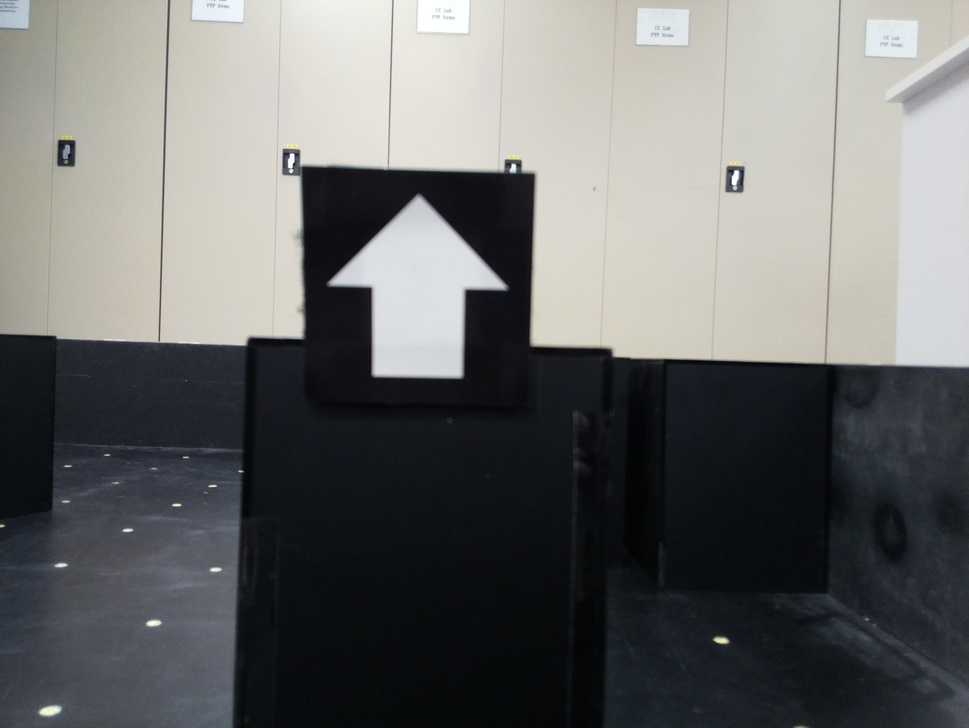
#> input picture opencv/testbed/20cm.jpg, 969 x 728 px, shrunk from 3280 x 2464 before the run
$ python cascade.py
#> lines starting #> are read from the running program, lines starting #| are printed output that depends on the picture; after the words box and inside, x2 and y2 are one past the last pixel; in counts of white or black regions, pixels touching at a corner belong together
import numpy
import cv2 as cv
from matplotlib import pyplot as plt
from timeit import default_timer as timer


def main():

	arrow_cascade = cv.CascadeClassifier('cascade.xml')
	img = cv.imread('testbed/20cm.jpg')
#> img is the input picture: shape (728, 969, 3); mean B, G, R 108.2, 108.9, 108.2
	#gray = cv.cvtColor(img, cv.COLOR_BGR2GRAY)

	arrows = arrow_cascade.detectMultiScale(img, 1.1, 5)
#> arrows = [[853, 0, 81, 81], [329, 207, 193, 193], [176, 230, 180, 180], [499, 273, 134, 134], [811, 383, 108, 108], [23, 526, 93, 93], [804, 584, 102, 102], [114, 582, 98, 98], [678, 596, 106, 106], [582, 628, 84, 84], [53, 421, 298, 298]]
	#arrows = arrow_cascade.detectMultiScale(gray, 1.3, 5)

	for (x,y,w,h) in arrows:
		cv.rectangle(img,(x,y),(x+w,y+h),(255,0,0),2)
		roi_color = img[y:y+h, x:x+w]
#> this loop made 11 passes
#> pass 1, in main, `roi_color = img[y:y+h, x:x+w]`:
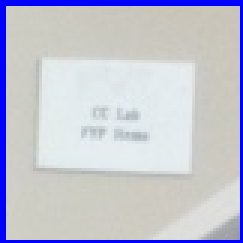
#> roi_color: shape (81, 81, 3) (shown 3 times larger); mean B, G, R 210.6, 196.2, 194.8
#> pass 2, in main, `roi_color = img[y:y+h, x:x+w]`:
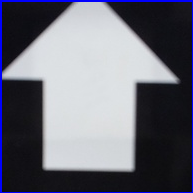
#> roi_color: shape (193, 193, 3); mean B, G, R 118.7, 106.8, 105.7
#> pass 3, in main, `roi_color = img[y:y+h, x:x+w]`:
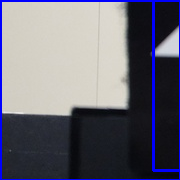
#> roi_color: shape (180, 180, 3); mean B, G, R 116.1, 104.3, 105.3
#> after the loop:
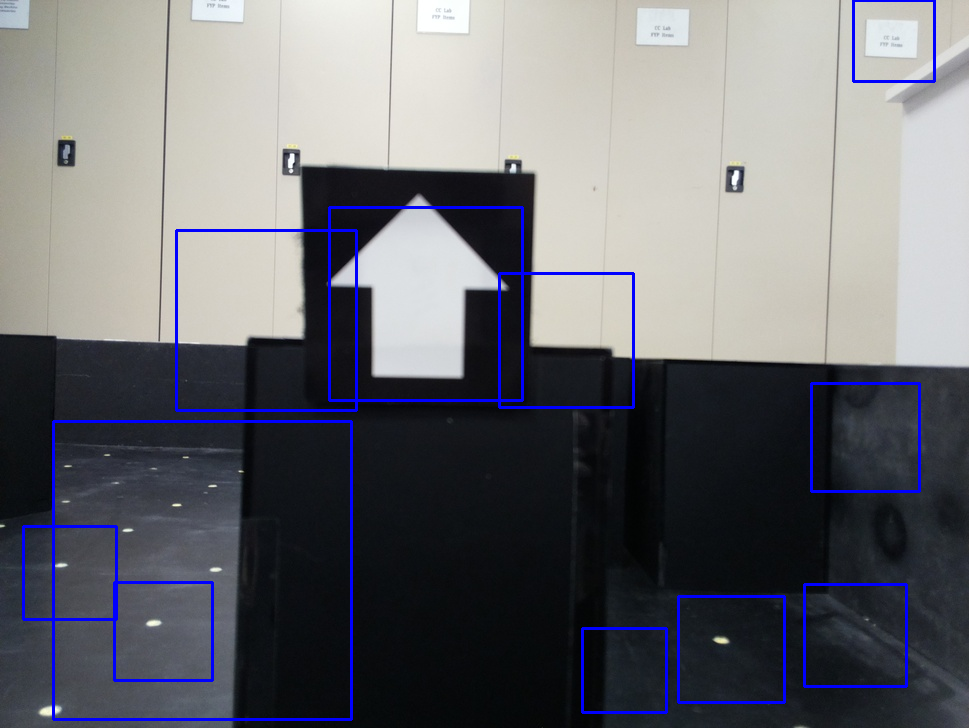
#> img: shape (728, 969, 3); 2.48% of pixels changed, all inside (x1, y1, x2, y2) = (22, 0, 936, 721)

	plt.imshow(img,'gray')
	plt.show()
	#cv.imshow('img',img)
	#cv.waitKey(0)
	#cv.destroyAllWindows()

#required
if __name__ == '__main__':
	print("Starting")
	main()
	print("Exiting...")

$ run again, with opencv/testbed/10cm.jpg copied over opencv/testbed/20cm.jpg
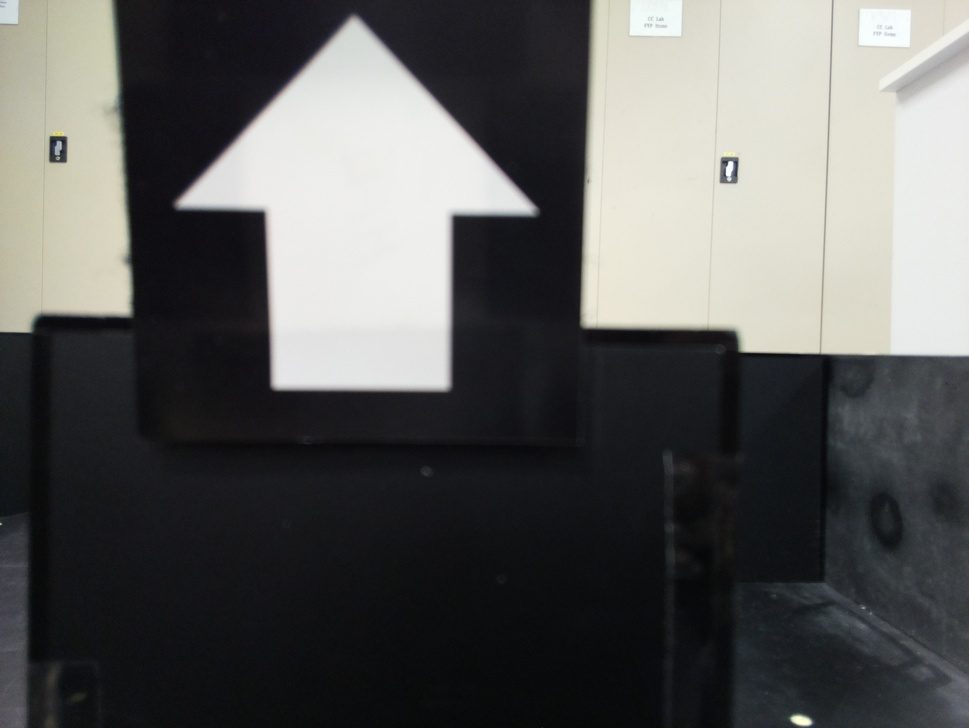
#> input picture opencv/testbed/10cm.jpg, 969 x 728 px, shrunk from 3280 x 2464 before the run
#> in main, img is the input picture: shape (728, 969, 3); mean B, G, R 91.4, 92.7, 92.4
#> arrows = [[205, 127, 313, 313], [37, 228, 138, 138], [533, 215, 205, 205], [806, 371, 111, 111], [886, 488, 80, 80], [807, 490, 85, 85], [799, 571, 105, 105], [711, 616, 91, 91]]
#> the loop in main, `for (x,y,w,h) in arrows:` made 8 passes
#> pass 1, in main, `roi_color = img[y:y+h, x:x+w]`:
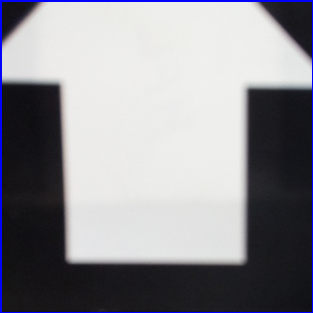
#> roi_color: shape (313, 313, 3); mean B, G, R 147.6, 142, 142.5
#> after the loop in main, `for (x,y,w,h) in arrows:`:
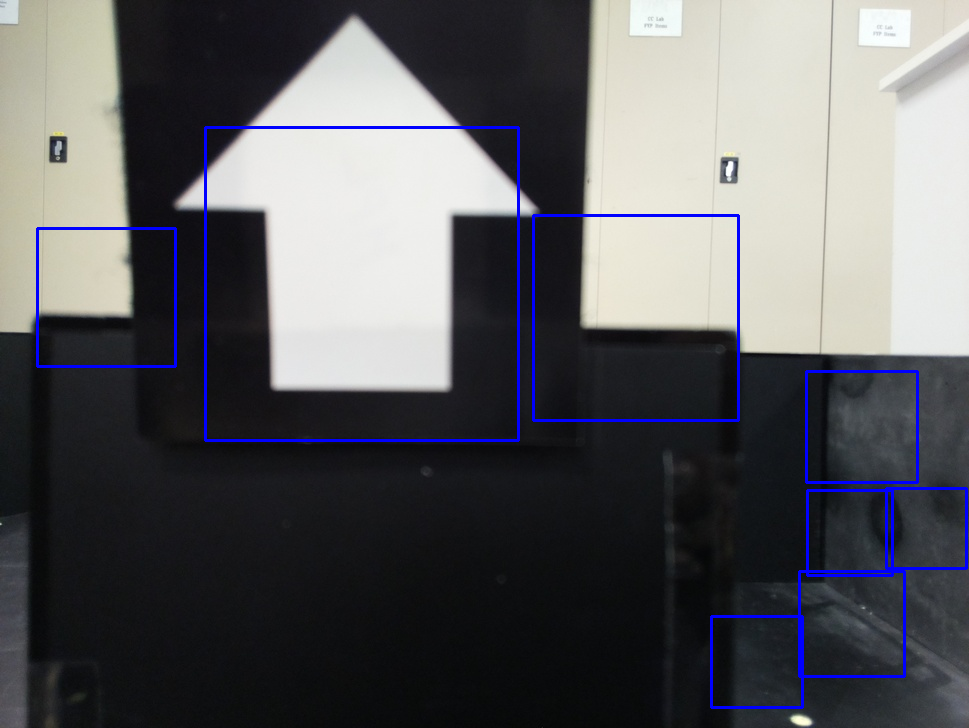
#> img: shape (728, 969, 3); 1.91% of pixels changed, all inside (x1, y1, x2, y2) = (36, 126, 968, 709)

$ run again, with opencv/testbed/30cm.jpg copied over opencv/testbed/20cm.jpg
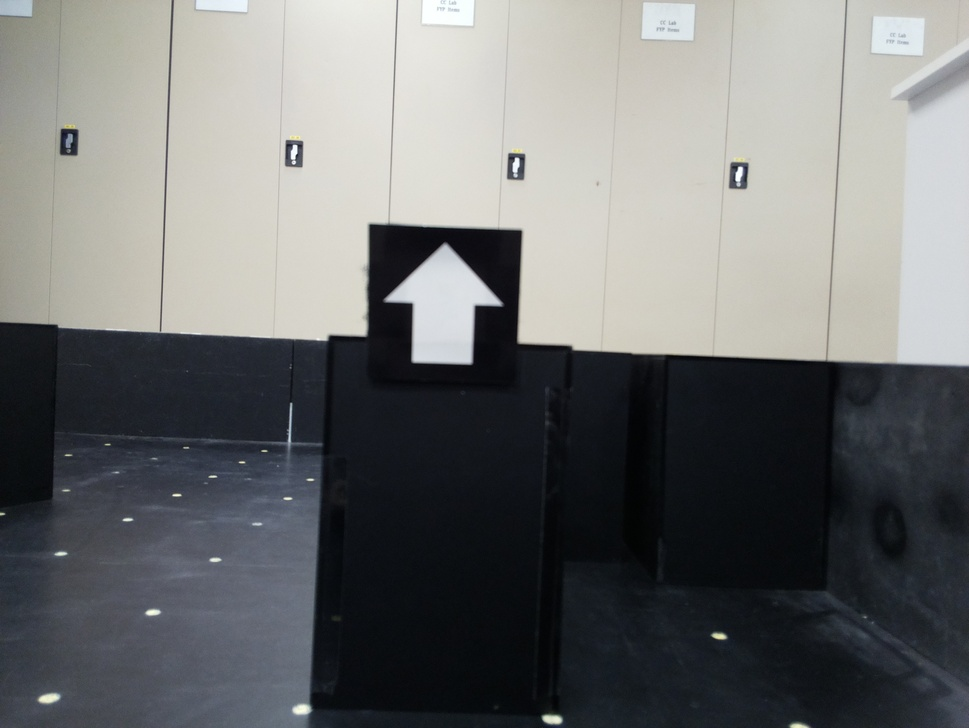
#> input picture opencv/testbed/30cm.jpg, 969 x 728 px, shrunk from 3280 x 2464 before the run
#> in main, img is the input picture: shape (728, 969, 3); mean B, G, R 113.3, 113.5, 112
#> arrows = [[382, 248, 135, 135], [284, 265, 119, 119], [495, 291, 98, 98], [812, 380, 109, 109], [32, 451, 87, 87], [224, 488, 85, 85], [23, 514, 94, 94], [178, 522, 89, 89], [804, 582, 102, 102], [113, 571, 98, 98], [673, 589, 112, 112], [105, 374, 342, 342]]
#> the loop in main, `for (x,y,w,h) in arrows:` made 12 passes
#> pass 1, in main, `roi_color = img[y:y+h, x:x+w]`:
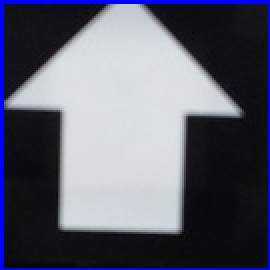
#> roi_color: shape (135, 135, 3) (shown 2 times larger); mean B, G, R 112.4, 96.4, 95
#> after the loop in main, `for (x,y,w,h) in arrows:`:
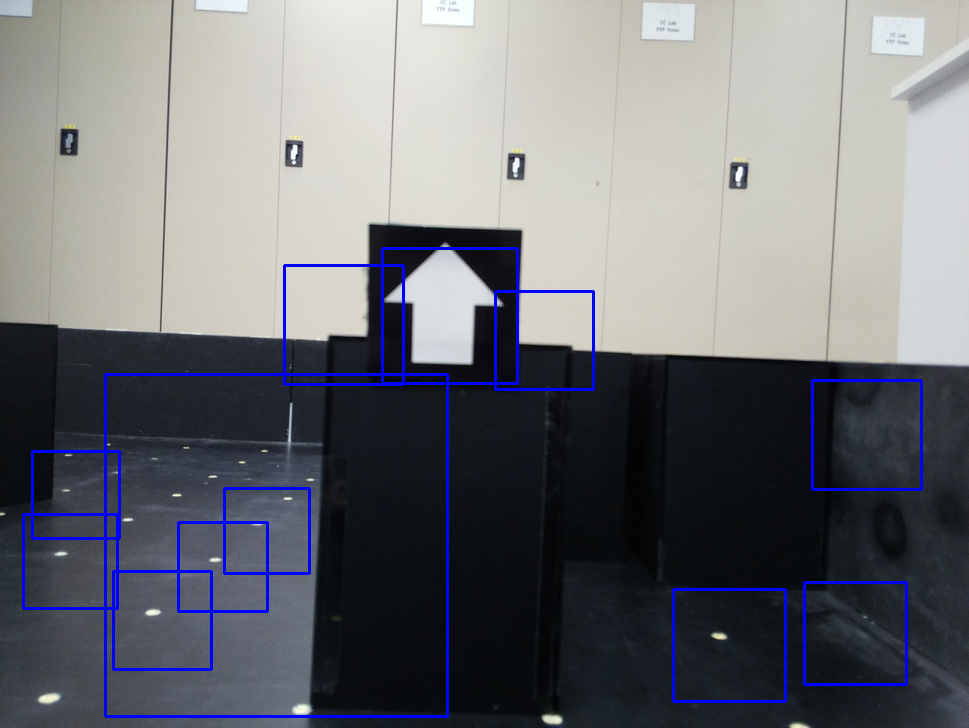
#> img: shape (728, 969, 3); 2.46% of pixels changed, all inside (x1, y1, x2, y2) = (22, 247, 923, 718)

$ run again, with opencv/testbed/40cm.jpg copied over opencv/testbed/20cm.jpg
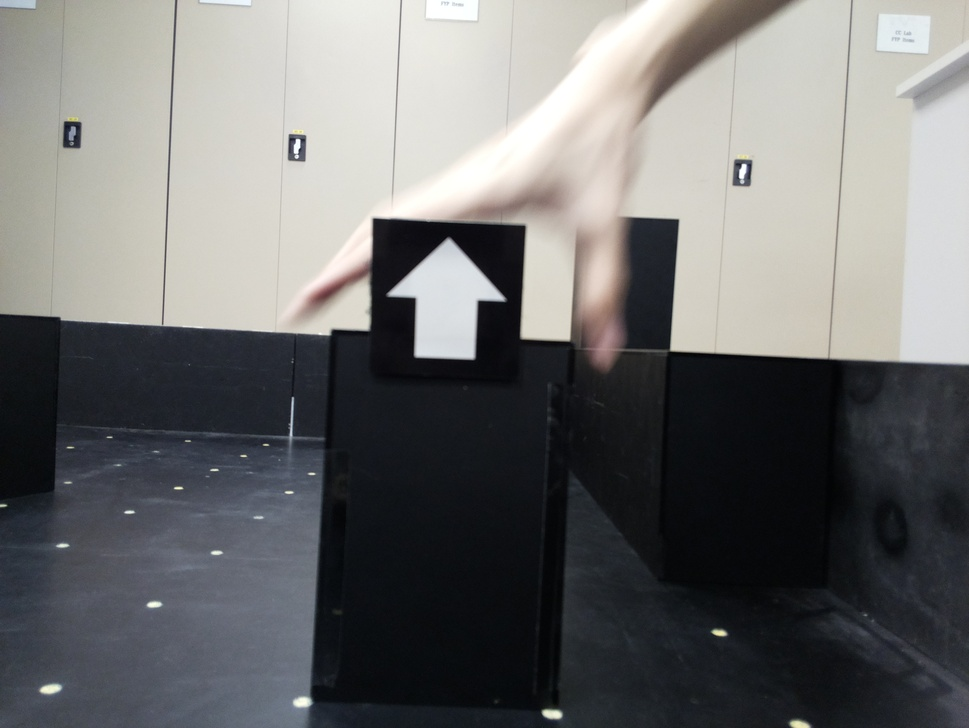
#> input picture opencv/testbed/40cm.jpg, 969 x 728 px, shrunk from 3280 x 2464 before the run
#> in main, img is the input picture: shape (728, 969, 3); mean B, G, R 111.4, 111.6, 111.4
#> arrows = 16 rows, first 6: [517, 47, 114, 114], [487, 221, 157, 157], [385, 244, 134, 134], [304, 275, 90, 90], [629, 255, 179, 179], [36, 411, 82, 82]
#> the loop in main, `for (x,y,w,h) in arrows:` made 16 passes
#> pass 1, in main, `roi_color = img[y:y+h, x:x+w]`:
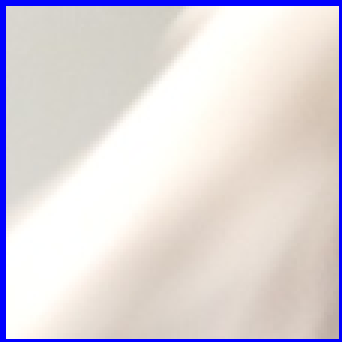
#> roi_color: shape (114, 114, 3) (shown 3 times larger); mean B, G, R 219.8, 214, 220.8
#> after the loop in main, `for (x,y,w,h) in arrows:`:
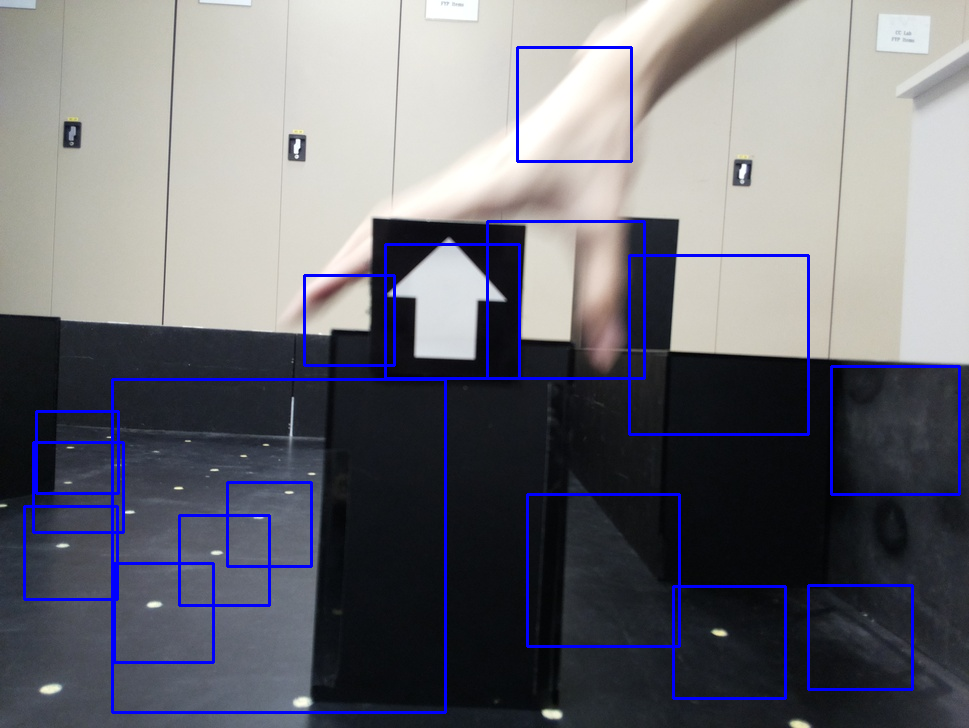
#> img: shape (728, 969, 3); 3.39% of pixels changed, all inside (x1, y1, x2, y2) = (23, 46, 961, 714)
